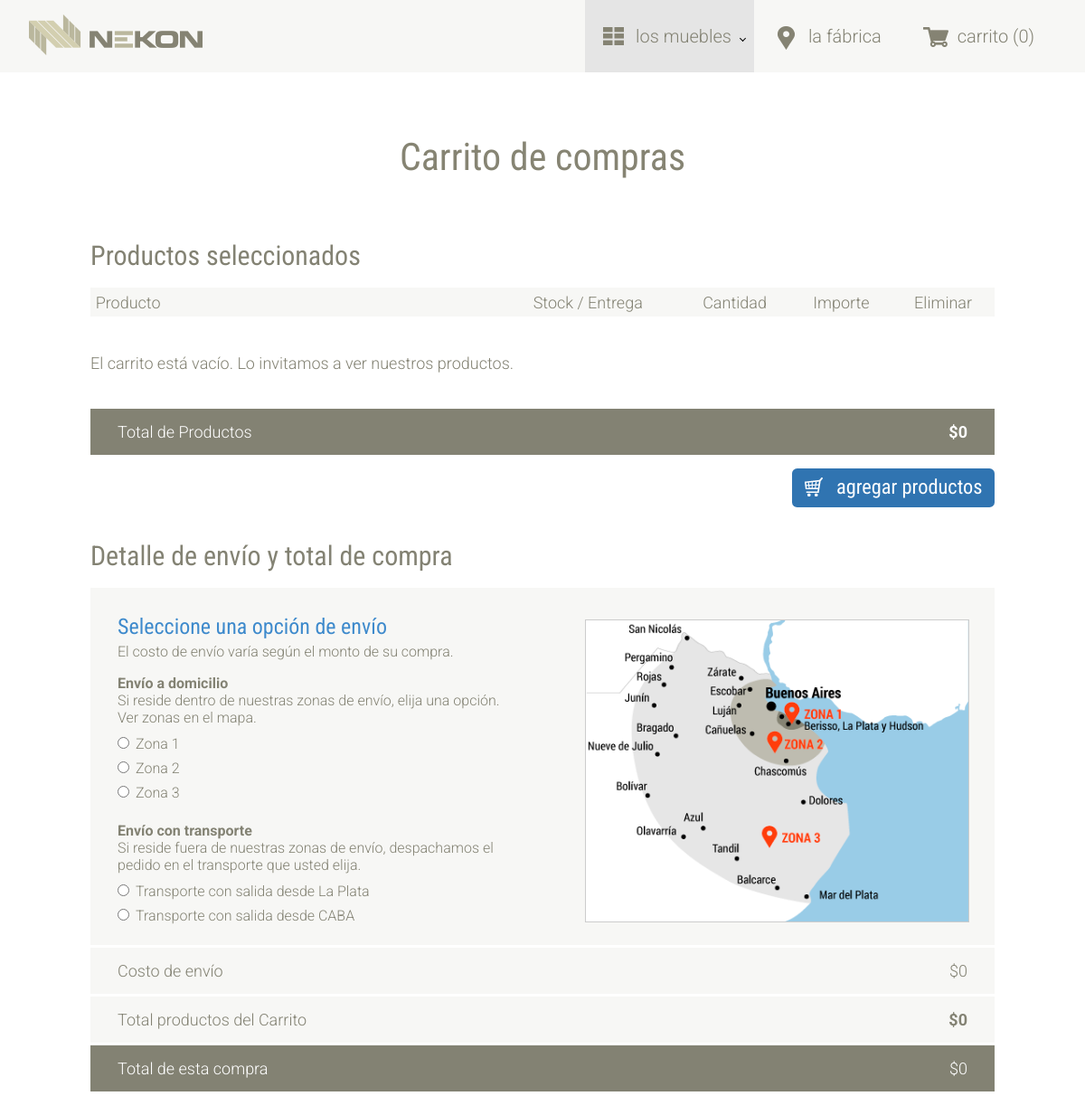
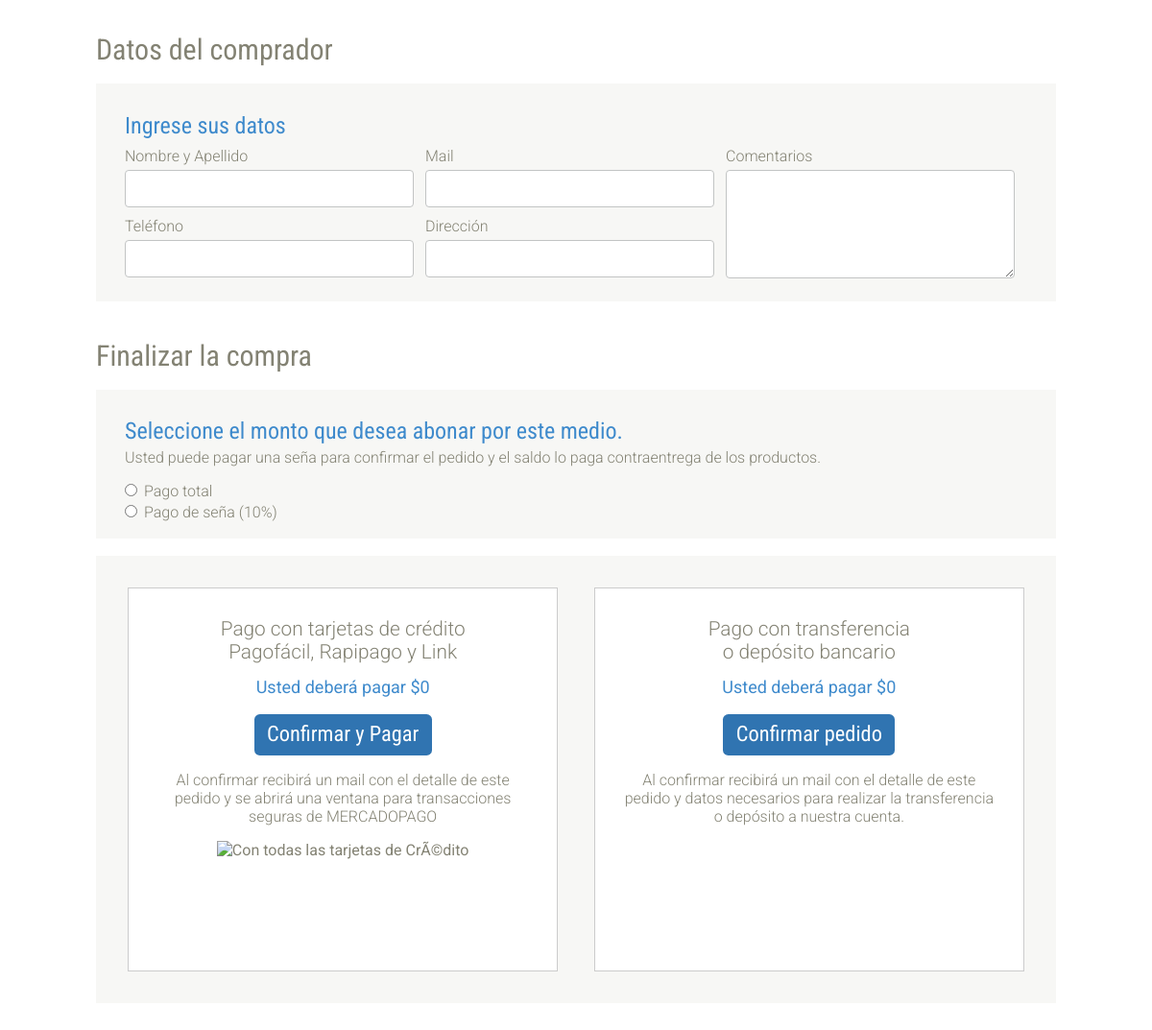
The app's page /php/carrito.php with its own data (2 pictures, top to bottom).
### tables this page shows
CREATE TABLE IF NOT EXISTS `zonas_envios` (
  `idZona` int(11) NOT NULL AUTO_INCREMENT,
  `nombreZona` varchar(200) NOT NULL,
  `presupuestoTope` int(11) NOT NULL,
  `Costo` double NOT NULL,
  PRIMARY KEY (`idZona`)
);

### php/funciones.php (called while the page is built, shortened)
<?php
$localhost = true;
if ($localhost) {
    function conectar() {
        $conexion = mysql_connect('localhost', 'root', '') or die(mysql_error());
        return $conexion;
    }
}
function selectFromTable($tabla, $campos = "*", $filtros = "", $html = "") {
    $conexion = conectar();
    $query = "SELECT " . $campos . " FROM " . $tabla;
    $result = mysql_query($query, $conexion);
    return $result;
}
    ?>

### php/carrito.php (the view, shortened to what this page needs)
<?php
require_once('../html/head.php');
require_once('../html/header.php');
require_once ('funciones.php');
if ($_SERVER['HTTP_REFERER'] != PATH_HOME . "carrito") {
    $path_anterior = $_SERVER['HTTP_REFERER'];
} else {
    $path_anterior = PATH_HOME . "mesas-de-jardin";
}
?>
<link rel="stylesheet" href="<?php echo PATH_JS ?>fancybox/source/jquery.fancybox.css?v=2.1.5" type="text/css" media="screen" />
<link rel="stylesheet" href="<?php echo PATH_JS ?>fancybox/source/helpers/jquery.fancybox-buttons.css?v=1.0.5" type="text/css" media="screen" />
<link rel="stylesheet" href="<?php echo PATH_JS ?>fancybox/source/helpers/jquery.fancybox-thumbs.css?v=1.0.7" type="text/css" media="screen" />
<section>
    <div class="container contentCarrito">
        <h2>Carrito de compras</h2>
        <h3 class="h3Plus">Productos seleccionados</h3>
        <table class="tablaCarrito">
            <tr>
                <th>Producto</th>
                <th></th>
                <th>Stock / Entrega</th>
                <th>Cantidad</th>
                <th>Importe</th>
                <th>Eliminar</th>
            </tr>
            <?php
            if (isset($_SESSION['carro'])) {
                if (sizeof($_SESSION['carro']) != 0) {
                    foreach ($_SESSION['carro'] as $tablaCarrito => $cant) {
                        $articuloCarrito = obtenerArticuloParaCarritoPorId($tablaCarrito);
                        $imagenCarro = obtenerImagenCarritoParaArticulo($articuloCarrito['idMueble']);
                        switch ($imagenCarro) {
                            case -1:
                                $src = "";
                                break;
                            case 0:
                                $src = "";
                                break;
                            default :
                                $src = $imagenCarro['nombreImagen'];
                                break;
                        }
                        ?>
                        <tr>
                            <td>
                                <img class="imgCarrito" src="<?php echo PATH_IMAGES_CARRITO . $src ?>" alt="Nekon Muebles">
                            </td>
                            <td>
                                <?php
                                echo $articuloCarrito['nombreMueble'];
                                ?><br>
                                art: <?php echo $articuloCarrito['Codigo'] ?><br>
                                medida: <?php echo $articuloCarrito['Medidas'] ?>
                            </td>
                            <?php
                            switch ($articuloCarrito['Stock']) {
                                case "S": $tilde = PATH_IMAGES . "tildeVerde.png";
                                    $tildeText = "1 semana";
                                    break;
                                case "M": $tilde = PATH_IMAGES . "tildeAmarillo.png";
                                    $tildeText = "2 a 3 semanas";
                                    break;
                                case "C": $tilde = PATH_IMAGES . "tildeNaranja.png";
                                    $tildeText = "1 mes";
                                    break;
                                case "D": $tilde = PATH_IMAGES . "consulte.png";
                                    $tildeText = "Consulte";
                                    break;
                            }
                            ?>
                            <td><img src="<?php echo $tilde ?>" alt="" class="imgStock"><?php echo $tildeText ?></td>
                            <td><input type="text" name="cantidad" class="inputCantidad" maxlength="3" value="<?php echo $cant ?>" data="<?php echo $tablaCarrito ?>"></td>
                            <td class="<?php echo $articuloCarrito['Precio'] ?>">$<span class="importe"><?php echo $articuloCarrito['Precio'] * $cant ?></span></td>
                            <td><img src="<?php echo PATH_IMAGES ?>eliminar.png" alt="Eliminar" class="eliminarCarrito" data="<?php echo $tablaCarrito ?>"></td>
                        </tr>
                        <?php
                    }
                } else {
                    ?>
                    <tr>
                        <td colspan="5"><p>El carrito está vacío. Lo invitamos a ver nuestros productos.</p></td>
                    </tr>
                    <?php
                }
            }
            ?>
        </table>
        <form class="formFinalCarrito" method="post">
            <table class="tablaTotalCarrito">
                <tr>
                    <td><span class="total">Total de Productos</span></td>
                    <td class="totalproductos">$10000</td>
                </tr>
            </table>
            <input class="btnAgregarProd btn agregar" style="float:right;" type="button" value="agregar productos" data="<?php echo $path_anterior; ?>">
            <h3 class="h3Plus">Detalle de envío y total de compra</h3>
            <table class="tablaCuentaCarrito">
                <tr>
                    <td colspan="2">
                        <div class="colZonas">
                            <h3>Seleccione una opción de envío</h3>
                            <p>El costo de envío varía según el monto de su compra.</p>
                            <div class="zonas">
                                <p><strong>Envío a domicilio</strong><br>
                                    Si reside dentro de nuestras zonas de envío, elija una opción. Ver zonas en el mapa.</p>
                                <?php
                                $result = selectFromTable("zonas_envios");
                                while ($row = mysql_fetch_assoc($result)) {
                                    ?>
                                    <p><input class="select selectCarrito" type="radio" name="zonaEnvio2" id="<?php echo $row['idZona']; ?>" value="<?php echo $row['Costo']; ?>" data="<?php echo $row['presupuestoTope']; ?>"><label for="<?php echo $row['idZona']; ?>" ><?php echo $row['nombreZona']; ?></label></input></p>
                                    <?php
                                    if ($row['idZona'] == '2') {
                                        $costo2 = $row['Costo'];
                                        $presupuestoTope2 = $row['presupuestoTope'];
                                    } elseif ($row['idZona'] == '3') {
                                        ?>
                                        <p><strong>Envío con transporte</strong><br>
                                            Si reside fuera de nuestras zonas de envío, despachamos el pedido en el transporte que usted elija.</p>
                                        <p><input class="select selectCarrito" type="radio" name="zonaEnvio2" id="4" value="0" data="0"><label for="4">Transporte con salida desde La Plata</label></p>
                                        <p><input class="select selectCarrito" type="radio" name="zonaEnvio2" id="5" value="<?php echo $costo2; ?>" data="<?php echo $presupuestoTope2; ?>"><label for="5">Transporte con salida desde CABA</label></p>
                                        <?php
                                    }
                                }
                                ?>
                            </div>
                        </div>
                        <div class="mapaZonas"><a class="fancybox" href="<?php echo PATH_IMAGES ?>mapa-nuevo.png"><img src="<?php echo PATH_IMAGES ?>mapa-nuevo-chico.png" alt="Mapa zonas de envío"></a></div>
                    </td>
                </tr>
                <tr>
                    <td><span class="total">Costo de envío</span></td>
                    <td><span class="total envios">$10000</span></td>
                </tr>
                <tr>
                    <td><span class="total">Total productos del Carrito</span></td>
                    <td><span class="totalproductos">$10000</span></td>
                </tr>
                <tr>
                    <td><span class="total">Total de esta compra</span></td>
                    <td><span class="total pasta">$15000</span></td>
                </tr>
            </table>
            <h3 class="h3Plus">Datos del comprador</h3>
            <table  class="tablaCuentaCarrito">
                <tr>
                    <td colspan="2">
                        <h3>Ingrese sus datos</h3>
                        <div class="datosComprador">
                            <div class="colDatosComprador">
                                <label for="nombreComprador">Nombre y Apellido</label>
                                <input type="text" name="nombreApellido" id="nombreComprador" required>
                                <label for="telefonoComprador">Teléfono</label>
                                <input type="text" name="telefono" id="telefonoComprador" required>
                            </div>
                            <div class="colDatosComprador">
                                <label for="mailComprador">Mail</label>
                                <input type="text" name="email" id="mailComprador" required>
                                <label for="direccionComprador">Dirección</label>
                                <input type="text" name="direccion" id="direccionComprador" required>
                            </div>
                            <div class="colDatosComprador">
                                <label for="comentario">Comentarios</label>
                                <textarea id="comentariosComprador" name="comentario"></textarea>
                            </div>
                        </div>
                    </td>
                </tr>
            </table>
            <h3 class="h3Plus">Finalizar la compra</h3>
            <table  class="tablaCuentaCarrito">
                <tr>
                    <td colspan="2">
                        <h3>Seleccione el monto que desea abonar por este medio.</h3>
                        <p>Usted puede pagar una seña para confirmar el pedido y el saldo lo paga contraentrega de los productos.</p>
                        <div class="zonas">
                            <input type="radio" name="montoAPagar" class="tipoDePago" data="1" id="pagoTotal" value="total"><label for="pagoTotal">Pago total</label><br>
                            <input type="radio" name="montoAPagar" class="tipoDePago" data="0.1" id="pagoSenia" value="senia"><label for="pagoSenia">Pago de seña (10%)</label>
                        </div>
                    </td>
                </tr>
            </table>
            <table class="tiposPago">
                <tr>
                    <td>
                        <div class="formaPago pagoTarjetas">
                            <h3>Pago con tarjetas de crédito<br>
                                Pagofácil, Rapipago y Link</h3>
                            <p class="aPagar">Usted deberá pagar ...</p>
                            <input id="pagarBanco" class="btn" type="button" value="Confirmar y Pagar">
                            <p>Al confirmar recibirá un mail con el detalle de este pedido y se abrirá una ventana para transacciones seguras de MERCADOPAGO</p>
                            <img src="http://www.nekonmuebles.com.ar/images/tarjetas/todas_las_tarjetas.png" alt="Con todas las tarjetas de CrÃ©dito">
                        </div>
                        <div class="formaPago pagoBanco">
                            <h3>Pago con transferencia<br>
                                o depósito bancario</h3>
                            <p class="aPagar">Usted deberá pagar ...</p>
                            <input id="depositar" class="btn" type="button" value="Confirmar pedido">
                            <p>Al confirmar recibirá un mail con el detalle de este pedido y datos necesarios para realizar la transferencia o depósito a nuestra cuenta.</p>
                        </div>
                    </td>
                </tr>
            </table>
    </div>
</section>
<?php
require_once('../html/footer.php');
?>

### records on screen
zonas_envios: nombreZona "Zona 1"
zonas_envios: nombreZona "Zona 2"
zonas_envios: nombreZona "Zona 3"
